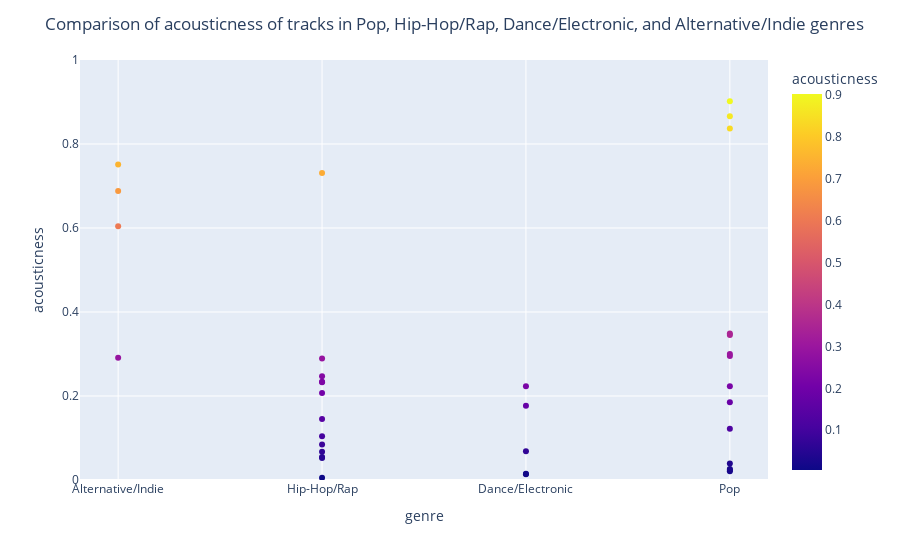

Notebook cell for this chart:
### Markdown cell above
Finally, let's plot the acousticness of the observations in genres of interest

### Code cell
filtered_genres_acousticness = filtered_genres_df[["genre", "acousticness"]]

fig = px.scatter(filtered_genres_acousticness, y="acousticness", x="genre", color="acousticness")
fig.update_xaxes(title='genre', visible=True, showticklabels=True)
fig.update_yaxes(title='acousticness', visible=True, showticklabels=True)
fig.update_layout(title="Comparison of acousticness of tracks in Pop, Hip-Hop/Rap, Dance/Electronic, and Alternative/Indie genres")
fig.update_layout(yaxis_range=[0,1])
fig.show()

### Figure 1 — Plotly figure (JSON) as saved in the notebook; plotly's stock layout.template omitted (floating-point values rounded to 4 significant figures)
{"data": [{"hovertemplate": "genre=%{x}<br>acousticness=%{marker.color}<extra></extra>", "legendgroup": "", "marker": {"color": [0.688, 0.104, 0.0149, 0.247, 0.122, 0.731, 0.751, 0.295, 0.0522, 0.207, 0.3, 0.289, 0.604, 0.837, 0.067, 0.234, 0.0237, 0.223, 0.902, 0.0392, 0.145, 0.345, 0.291, 0.0686, 0.021, 0.0546, 0.185, 0.177, 0.0847, 0.0259, 0.233, 0.349, 0.223, 0.866, 0.0137, 0.00513], "coloraxis": "coloraxis", "symbol": "circle"}, "mode": "markers", "name": "", "orientation": "v", "showlegend": false, "x": ["Alternative/Indie", "Hip-Hop/Rap", "Dance/Electronic", "Hip-Hop/Rap", "Pop", "Hip-Hop/Rap", "Alternative/Indie", "Pop", "Hip-Hop/Rap", "Hip-Hop/Rap", "Pop", "Hip-Hop/Rap", "Alternative/Indie", "Pop", "Hip-Hop/Rap", "Hip-Hop/Rap", "Pop", "Dance/Electronic", "Pop", "Pop", "Hip-Hop/Rap", "Pop", "Alternative/Indie", "Dance/Electronic", "Pop", "Hip-Hop/Rap", "Pop", "Dance/Electronic", "Hip-Hop/Rap", "Pop", "Hip-Hop/Rap", "Pop", "Pop", "Pop", "Dance/Electronic", "Hip-Hop/Rap"], "xaxis": "x", "y": [0.688, 0.104, 0.0149, 0.247, 0.122, 0.731, 0.751, 0.295, 0.0522, 0.207, 0.3, 0.289, 0.604, 0.837, 0.067, 0.234, 0.0237, 0.223, 0.902, 0.0392, 0.145, 0.345, 0.291, 0.0686, 0.021, 0.0546, 0.185, 0.177, 0.0847, 0.0259, 0.233, 0.349, 0.223, 0.866, 0.0137, 0.00513], "yaxis": "y", "type": "scatter"}], "layout": {"xaxis": {"anchor": "y", "domain": [0.0, 1.0], "title": {"text": "genre"}, "visible": true, "showticklabels": true}, "yaxis": {"anchor": "x", "domain": [0.0, 1.0], "title": {"text": "acousticness"}, "visible": true, "showticklabels": true, "range": [0, 1]}, "coloraxis": {"colorbar": {"title": {"text": "acousticness"}}, "colorscale": [[0.0, "#0d0887"], [0.1111, "#46039f"], [0.2222, "#7201a8"], [0.3333, "#9c179e"], [0.4444, "#bd3786"], [0.5556, "#d8576b"], [0.6667, "#ed7953"], [0.7778, "#fb9f3a"], [0.8889, "#fdca26"], [1.0, "#f0f921"]]}, "legend": {"tracegroupgap": 0}, "margin": {"t": 60}, "title": {"text": "Comparison of acousticness of tracks in Pop, Hip-Hop/Rap, Dance/Electronic, and Alternative/Indie genres"}}}
